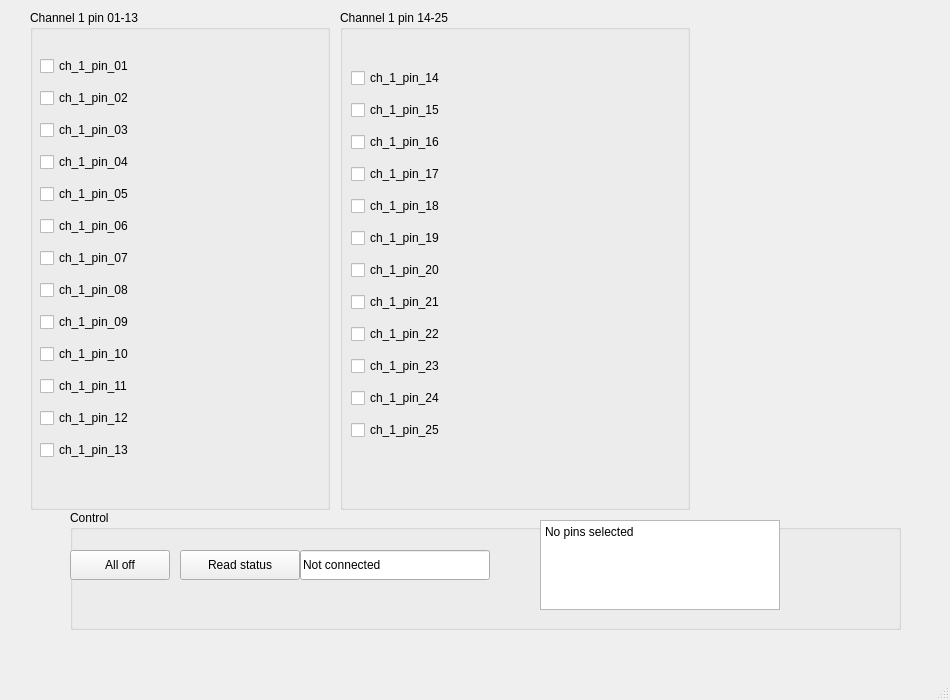
<?xml version="1.0" encoding="UTF-8"?>
<ui version="4.0">
 <class>MainWindow</class>
 <widget class="QMainWindow" name="MainWindow">
  <property name="geometry">
   <rect>
    <x>0</x>
    <y>0</y>
    <width>950</width>
    <height>700</height>
   </rect>
  </property>
  <property name="windowTitle">
   <string>MainWindow</string>
  </property>
  <widget class="QWidget" name="centralwidget">
   <widget class="QLabel" name="multiplexer_1_label">
    <property name="geometry">
     <rect>
      <x>350</x>
      <y>10</y>
      <width>81</width>
      <height>16</height>
     </rect>
    </property>
    <property name="text">
     <string/>
    </property>
   </widget>
   <widget class="QLabel" name="label">
    <property name="geometry">
     <rect>
      <x>90</x>
      <y>40</y>
      <width>71</width>
      <height>16</height>
     </rect>
    </property>
    <property name="text">
     <string/>
    </property>
   </widget>
   <widget class="QGroupBox" name="components_groupBox">
    <property name="geometry">
     <rect>
      <x>30</x>
      <y>10</y>
      <width>300</width>
      <height>500</height>
     </rect>
    </property>
    <property name="minimumSize">
     <size>
      <width>260</width>
      <height>350</height>
     </size>
    </property>
    <property name="title">
     <string>Channel 1 pin 01-13</string>
    </property>
    <widget class="QWidget" name="layoutWidget">
     <property name="geometry">
      <rect>
       <x>10</x>
       <y>20</y>
       <width>222</width>
       <height>438</height>
      </rect>
     </property>
     <layout class="QVBoxLayout" name="verticalLayout">
      <property name="spacing">
       <number>3</number>
      </property>
      <property name="topMargin">
       <number>20</number>
      </property>
      <item>
       <widget class="QCheckBox" name="ch_1_pin_01_checkBox">
        <property name="minimumSize">
         <size>
          <width>220</width>
          <height>26</height>
         </size>
        </property>
        <property name="text">
         <string>ch_1_pin_01</string>
        </property>
       </widget>
      </item>
      <item>
       <widget class="QCheckBox" name="ch_1_pin_02_checkBox">
        <property name="minimumSize">
         <size>
          <width>220</width>
          <height>26</height>
         </size>
        </property>
        <property name="text">
         <string>ch_1_pin_02</string>
        </property>
       </widget>
      </item>
      <item>
       <widget class="QCheckBox" name="ch_1_pin_03_checkBox">
        <property name="minimumSize">
         <size>
          <width>220</width>
          <height>26</height>
         </size>
        </property>
        <property name="text">
         <string>ch_1_pin_03</string>
        </property>
       </widget>
      </item>
      <item>
       <widget class="QCheckBox" name="ch_1_pin_04_checkBox">
        <property name="minimumSize">
         <size>
          <width>220</width>
          <height>26</height>
         </size>
        </property>
        <property name="text">
         <string>ch_1_pin_04</string>
        </property>
       </widget>
      </item>
      <item>
       <widget class="QCheckBox" name="ch_1_pin_05_checkBox">
        <property name="minimumSize">
         <size>
          <width>220</width>
          <height>26</height>
         </size>
        </property>
        <property name="text">
         <string>ch_1_pin_05</string>
        </property>
       </widget>
      </item>
      <item>
       <widget class="QCheckBox" name="ch_1_pin_06_checkBox">
        <property name="minimumSize">
         <size>
          <width>220</width>
          <height>26</height>
         </size>
        </property>
        <property name="text">
         <string>ch_1_pin_06</string>
        </property>
       </widget>
      </item>
      <item>
       <widget class="QCheckBox" name="ch_1_pin_07_checkBox">
        <property name="minimumSize">
         <size>
          <width>220</width>
          <height>26</height>
         </size>
        </property>
        <property name="text">
         <string>ch_1_pin_07</string>
        </property>
       </widget>
      </item>
      <item>
       <widget class="QCheckBox" name="ch_1_pin_08_checkBox">
        <property name="minimumSize">
         <size>
          <width>220</width>
          <height>26</height>
         </size>
        </property>
        <property name="text">
         <string>ch_1_pin_08</string>
        </property>
       </widget>
      </item>
      <item>
       <widget class="QCheckBox" name="ch_1_pin_09_checkBox">
        <property name="minimumSize">
         <size>
          <width>220</width>
          <height>26</height>
         </size>
        </property>
        <property name="text">
         <string>ch_1_pin_09</string>
        </property>
       </widget>
      </item>
      <item>
       <widget class="QCheckBox" name="ch_1_pin_10_checkBox">
        <property name="minimumSize">
         <size>
          <width>220</width>
          <height>26</height>
         </size>
        </property>
        <property name="text">
         <string>ch_1_pin_10</string>
        </property>
       </widget>
      </item>
      <item>
       <widget class="QCheckBox" name="ch_1_pin_11_checkBox">
        <property name="minimumSize">
         <size>
          <width>220</width>
          <height>26</height>
         </size>
        </property>
        <property name="text">
         <string>ch_1_pin_11</string>
        </property>
       </widget>
      </item>
      <item>
       <widget class="QCheckBox" name="ch_1_pin_12_checkBox">
        <property name="minimumSize">
         <size>
          <width>220</width>
          <height>26</height>
         </size>
        </property>
        <property name="text">
         <string>ch_1_pin_12</string>
        </property>
       </widget>
      </item>
      <item>
       <widget class="QCheckBox" name="ch_1_pin_13_checkBox">
        <property name="minimumSize">
         <size>
          <width>220</width>
          <height>26</height>
         </size>
        </property>
        <property name="text">
         <string>ch_1_pin_13</string>
        </property>
       </widget>
      </item>
     </layout>
    </widget>
   </widget>
   <widget class="QGroupBox" name="control_groupBox">
    <property name="geometry">
     <rect>
      <x>70</x>
      <y>510</y>
      <width>831</width>
      <height>120</height>
     </rect>
    </property>
    <property name="minimumSize">
     <size>
      <width>200</width>
      <height>80</height>
     </size>
    </property>
    <property name="title">
     <string>Control</string>
    </property>
    <widget class="QPushButton" name="all_off_pushButton">
     <property name="geometry">
      <rect>
       <x>0</x>
       <y>40</y>
       <width>100</width>
       <height>30</height>
      </rect>
     </property>
     <property name="minimumSize">
      <size>
       <width>90</width>
       <height>30</height>
      </size>
     </property>
     <property name="text">
      <string>All off</string>
     </property>
    </widget>
    <widget class="QPushButton" name="read_status_pushButton">
     <property name="geometry">
      <rect>
       <x>110</x>
       <y>40</y>
       <width>120</width>
       <height>30</height>
      </rect>
     </property>
     <property name="minimumSize">
      <size>
       <width>110</width>
       <height>30</height>
      </size>
     </property>
     <property name="text">
      <string>Read status</string>
     </property>
    </widget>
    <widget class="QLineEdit" name="status_lineEdit">
     <property name="geometry">
      <rect>
       <x>230</x>
       <y>40</y>
       <width>190</width>
       <height>30</height>
      </rect>
     </property>
     <property name="minimumSize">
      <size>
       <width>130</width>
       <height>30</height>
      </size>
     </property>
     <property name="text">
      <string>Not connected</string>
     </property>
     <property name="readOnly">
      <bool>true</bool>
     </property>
    </widget>
    <widget class="QPlainTextEdit" name="selected_pins_plainTextEdit">
     <property name="geometry">
      <rect>
       <x>470</x>
       <y>10</y>
       <width>240</width>
       <height>90</height>
      </rect>
     </property>
     <property name="readOnly">
      <bool>true</bool>
     </property>
     <property name="plainText">
      <string>No pins selected
</string>
     </property>
    </widget>
   </widget>
   <widget class="QGroupBox" name="groupBox">
    <property name="geometry">
     <rect>
      <x>340</x>
      <y>10</y>
      <width>350</width>
      <height>500</height>
     </rect>
    </property>
    <property name="minimumSize">
     <size>
      <width>260</width>
      <height>370</height>
     </size>
    </property>
    <property name="title">
     <string>Channel 1 pin 14-25</string>
    </property>
    <widget class="QWidget" name="layoutWidget">
     <property name="geometry">
      <rect>
       <x>11</x>
       <y>32</y>
       <width>222</width>
       <height>404</height>
      </rect>
     </property>
     <layout class="QVBoxLayout" name="verticalLayout_2">
      <property name="spacing">
       <number>3</number>
      </property>
      <property name="topMargin">
       <number>20</number>
      </property>
      <item>
       <widget class="QCheckBox" name="ch_1_pin_14_checkBox">
        <property name="minimumSize">
         <size>
          <width>220</width>
          <height>26</height>
         </size>
        </property>
        <property name="text">
         <string>ch_1_pin_14</string>
        </property>
       </widget>
      </item>
      <item>
       <widget class="QCheckBox" name="ch_1_pin_15_checkBox">
        <property name="minimumSize">
         <size>
          <width>220</width>
          <height>26</height>
         </size>
        </property>
        <property name="text">
         <string>ch_1_pin_15</string>
        </property>
       </widget>
      </item>
      <item>
       <widget class="QCheckBox" name="ch_1_pin_16_checkBox">
        <property name="minimumSize">
         <size>
          <width>220</width>
          <height>26</height>
         </size>
        </property>
        <property name="text">
         <string>ch_1_pin_16</string>
        </property>
       </widget>
      </item>
      <item>
       <widget class="QCheckBox" name="ch_1_pin_17_checkBox">
        <property name="minimumSize">
         <size>
          <width>220</width>
          <height>26</height>
         </size>
        </property>
        <property name="text">
         <string>ch_1_pin_17</string>
        </property>
       </widget>
      </item>
      <item>
       <widget class="QCheckBox" name="ch_1_pin_18_checkBox">
        <property name="minimumSize">
         <size>
          <width>220</width>
          <height>26</height>
         </size>
        </property>
        <property name="text">
         <string>ch_1_pin_18</string>
        </property>
       </widget>
      </item>
      <item>
       <widget class="QCheckBox" name="ch_1_pin_19_checkBox">
        <property name="minimumSize">
         <size>
          <width>220</width>
          <height>26</height>
         </size>
        </property>
        <property name="text">
         <string>ch_1_pin_19</string>
        </property>
       </widget>
      </item>
      <item>
       <widget class="QCheckBox" name="ch_1_pin_20_checkBox">
        <property name="minimumSize">
         <size>
          <width>220</width>
          <height>26</height>
         </size>
        </property>
        <property name="text">
         <string>ch_1_pin_20</string>
        </property>
       </widget>
      </item>
      <item>
       <widget class="QCheckBox" name="ch_1_pin_21_checkBox">
        <property name="minimumSize">
         <size>
          <width>220</width>
          <height>26</height>
         </size>
        </property>
        <property name="text">
         <string>ch_1_pin_21</string>
        </property>
       </widget>
      </item>
      <item>
       <widget class="QCheckBox" name="ch_1_pin_22_checkBox">
        <property name="minimumSize">
         <size>
          <width>220</width>
          <height>26</height>
         </size>
        </property>
        <property name="text">
         <string>ch_1_pin_22</string>
        </property>
       </widget>
      </item>
      <item>
       <widget class="QCheckBox" name="ch_1_pin_23_checkBox">
        <property name="minimumSize">
         <size>
          <width>220</width>
          <height>26</height>
         </size>
        </property>
        <property name="text">
         <string>ch_1_pin_23</string>
        </property>
       </widget>
      </item>
      <item>
       <widget class="QCheckBox" name="ch_1_pin_24_checkBox">
        <property name="minimumSize">
         <size>
          <width>220</width>
          <height>26</height>
         </size>
        </property>
        <property name="text">
         <string>ch_1_pin_24</string>
        </property>
       </widget>
      </item>
      <item>
       <widget class="QCheckBox" name="ch_1_pin_25_checkBox">
        <property name="minimumSize">
         <size>
          <width>220</width>
          <height>26</height>
         </size>
        </property>
        <property name="text">
         <string>ch_1_pin_25</string>
        </property>
       </widget>
      </item>
     </layout>
    </widget>
   </widget>
  </widget>
  <widget class="QMenuBar" name="menubar">
   <property name="geometry">
    <rect>
     <x>0</x>
     <y>0</y>
     <width>950</width>
     <height>33</height>
    </rect>
   </property>
  </widget>
  <widget class="QStatusBar" name="statusbar"/>
 </widget>
 <resources/>
 <connections/>
</ui>
